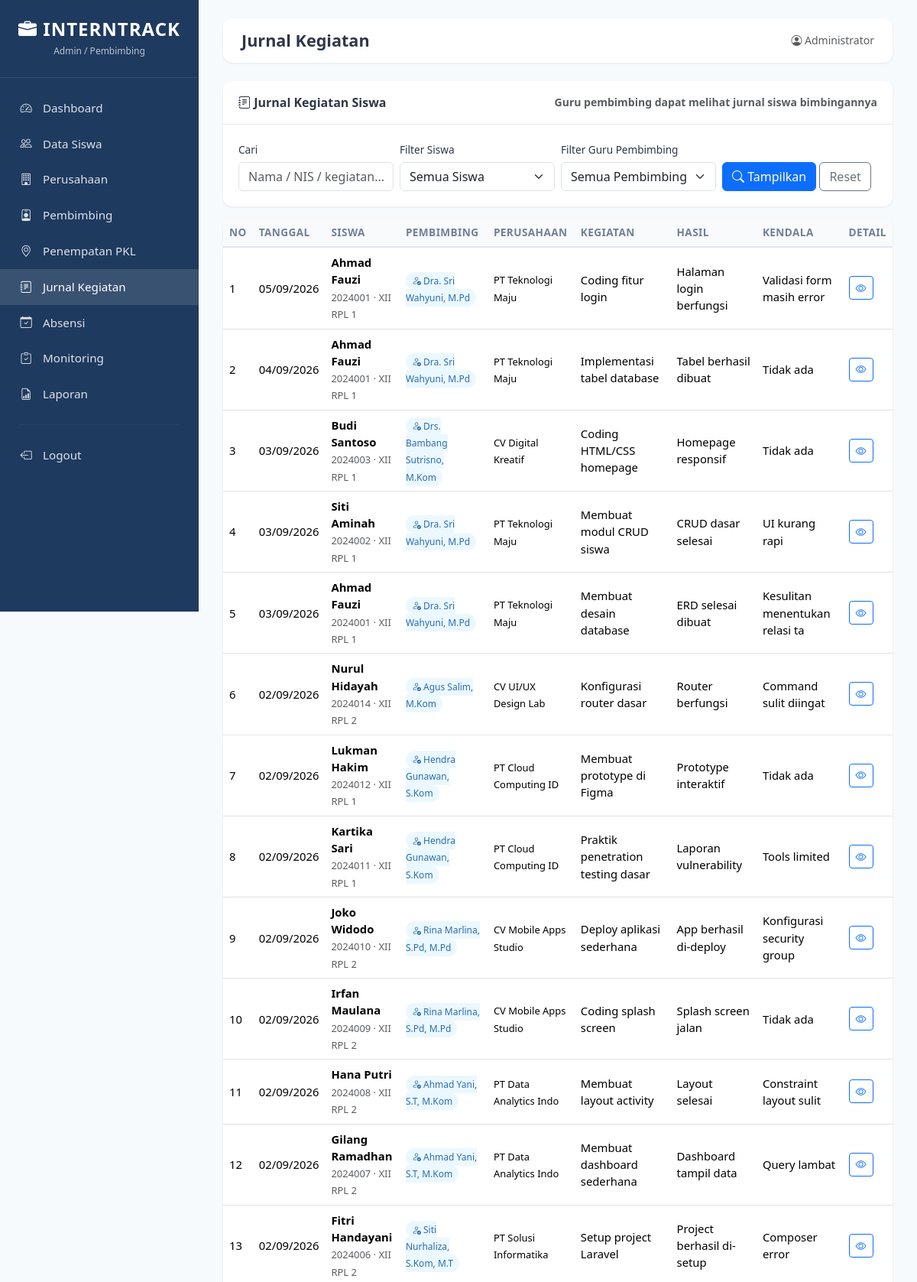
/admin/jurnal.php (signed in, upper part), run on the app's committed database.
### tables this page shows
CREATE TABLE jurnal (
    id INT AUTO_INCREMENT PRIMARY KEY,
    siswa_id INT NOT NULL,
    tanggal DATE NOT NULL,
    kegiatan TEXT NOT NULL,
    hasil TEXT DEFAULT NULL,
    kendala TEXT DEFAULT NULL,
    created_at TIMESTAMP DEFAULT CURRENT_TIMESTAMP,
    FOREIGN KEY (siswa_id) REFERENCES siswa(id) ON DELETE CASCADE
);

CREATE TABLE siswa (
    id INT AUTO_INCREMENT PRIMARY KEY,
    nis VARCHAR(20) NOT NULL UNIQUE,
    nama VARCHAR(100) NOT NULL,
    kelas VARCHAR(20) NOT NULL,
    jurusan VARCHAR(50) NOT NULL,
    no_hp VARCHAR(20) DEFAULT NULL,
    alamat TEXT DEFAULT NULL,
    created_at TIMESTAMP DEFAULT CURRENT_TIMESTAMP
);

CREATE TABLE pembimbing (
    id INT AUTO_INCREMENT PRIMARY KEY,
    nama VARCHAR(100) NOT NULL,
    nip VARCHAR(30) DEFAULT NULL,
    no_hp VARCHAR(20) DEFAULT NULL,
    email VARCHAR(100) DEFAULT NULL,
    created_at TIMESTAMP DEFAULT CURRENT_TIMESTAMP
);

CREATE TABLE perusahaan (
    id INT AUTO_INCREMENT PRIMARY KEY,
    nama_perusahaan VARCHAR(150) NOT NULL,
    alamat TEXT NOT NULL,
    bidang VARCHAR(100) NOT NULL,
    kontak VARCHAR(50) DEFAULT NULL,
    created_at TIMESTAMP DEFAULT CURRENT_TIMESTAMP
);

### config/database.php (called while the page is built, shortened)
<?php
function base_url($path = '') {
    $path = ltrim($path, '/');
    return BASE_URL . ($path ? '/' . $path : '');
}
function sanitize($data) {
    return htmlspecialchars(strip_tags(trim((string)$data)), ENT_QUOTES, 'UTF-8');
}
?>

### admin/jurnal.php (the view, shortened to what this page needs)
<?php
require_once __DIR__ . '/includes/header.php';
$conn = getConnection();
$search = sanitize($_GET['search'] ?? '');
$where = '1=1';
$data = $conn->query("SELECT j.*, s.nama AS siswa, s.nis, s.kelas,
    pb.nama AS pembimbing, pe.status AS status_pkl, p.nama_perusahaan
    FROM jurnal j
    JOIN siswa s ON j.siswa_id = s.id
    LEFT JOIN penempatan pe ON pe.siswa_id = s.id
    LEFT JOIN pembimbing pb ON pe.pembimbing_id = pb.id
    LEFT JOIN perusahaan p ON pe.perusahaan_id = p.id
    WHERE $where
    ORDER BY j.tanggal DESC, j.id DESC
    LIMIT 150");
?>
<div class="card-custom mb-3 jurnal-filter">
    <div class="card-header d-flex justify-content-between align-items-center">
        <span><i class="bi bi-journal-text"></i> Jurnal Kegiatan Siswa</span>
        <small class="text-muted">Guru pembimbing dapat melihat jurnal siswa bimbingannya</small>
    </div>
    <div class="card-body">
        <form method="GET" class="row g-2 align-items-end">
            <div class="col-md-3">
                <label class="form-label">Cari</label>
                <input type="text" name="search" class="form-control" value="<?= htmlspecialchars($search) ?>" placeholder="Nama / NIS / kegiatan...">
            </div>
            <div class="col-md-3">
                <label class="form-label">Filter Siswa</label>
                <select name="siswa" class="form-select">
                    <option value="">Semua Siswa</option>
                </select>
            </div>
            <div class="col-md-3">
                <label class="form-label">Filter Guru Pembimbing</label>
                <select name="pembimbing" class="form-select">
                    <option value="">Semua Pembimbing</option>
                </select>
            </div>
            <div class="col-md-3">
                <button type="submit" class="btn btn-primary"><i class="bi bi-search"></i> Tampilkan</button>
                <a href="<?= base_url('admin/jurnal.php') ?>" class="btn btn-outline-secondary">Reset</a>
            </div>
        </form>
    </div>
</div>
<div class="card-custom">
    <div class="card-body p-0">
        <div class="table-responsive">
            <table class="table table-custom table-hover mb-0">
                <thead>
                    <tr>
                        <th>No</th>
                        <th>Tanggal</th>
                        <th>Siswa</th>
                        <th>Pembimbing</th>
                        <th>Perusahaan</th>
                        <th>Kegiatan</th>
                        <th>Hasil</th>
                        <th>Kendala</th>
                        <th>Detail</th>
                    </tr>
                </thead>
                <tbody>
                <?php $no = 1; while ($r = $data->fetch_assoc()): ?>
                    <tr>
                        <td><?= $no++ ?></td>
                        <td><?= date('d/m/Y', strtotime($r['tanggal'])) ?></td>
                        <td>
                            <strong><?= htmlspecialchars($r['siswa']) ?></strong><br>
                            <small class="text-muted"><?= htmlspecialchars($r['nis']) ?> · <?= htmlspecialchars($r['kelas']) ?></small>
                        </td>
                        <td>
                            <?php if (!empty($r['pembimbing'])): ?>
                                <span class="badge-pembimbing"><i class="bi bi-person-check"></i> <?= htmlspecialchars($r['pembimbing']) ?></span>
                            <?php else: ?>
                                <span class="text-muted small">Belum ditempatkan</span>
                            <?php endif; ?>
                        </td>
                        <td><small><?= htmlspecialchars($r['nama_perusahaan'] ?? '-') ?></small></td>
                        <td><?= htmlspecialchars(mb_substr($r['kegiatan'], 0, 40)) ?><?= mb_strlen($r['kegiatan']) > 40 ? '...' : '' ?></td>
                        <td><?= htmlspecialchars(mb_substr($r['hasil'] ?? '-', 0, 30)) ?></td>
                        <td><?= htmlspecialchars(mb_substr($r['kendala'] ?? '-', 0, 30)) ?></td>
                        <td>
                            <button class="btn btn-sm btn-outline-primary" data-bs-toggle="modal" data-bs-target="#jurnal<?= $r['id'] ?>">
                                <i class="bi bi-eye"></i>
                            </button>
                        </td>
                    </tr>
                <?php endwhile; ?>
                </tbody>
            </table>
        </div>
    </div>
</div>
<?php require_once __DIR__ . '/includes/footer.php'; ?>

### assets/css/style.css (style rules this page uses)
:root { --primary: #1e3a5f; --primary-light: #2c5282; --accent: #3182ce; --success: #38a169; --warning: #d69e2e; --danger: #e53e3e; --bg: #f7fafc; --text: #2d3748; --muted: #718096; }
* { box-sizing: border-box; margin: 0; padding: 0; }
body { font-family: 'Segoe UI', system-ui, sans-serif; background: var(--bg); color: var(--text); min-height: 100vh; }
.card-custom { background: #fff; border-radius: 12px; box-shadow: 0 1px 3px rgba(0,0,0,.08); overflow: hidden; }
.card-custom .card-header { background: #fff; border-bottom: 1px solid #e2e8f0; padding: 1rem 1.25rem; font-weight: 600; }
.card-custom .card-body { padding: 1.25rem; }
.table-custom { margin: 0; }
.table-custom thead th { background: #f8fafc; font-weight: 600; font-size: .85rem; text-transform: uppercase; letter-spacing: .03em; color: var(--muted); border-bottom: 2px solid #e2e8f0; }
.table-custom td { vertical-align: middle; font-size: .925rem; }
.form-label { font-weight: 500; font-size: .9rem; margin-bottom: .35rem; }
.table-custom .btn-sm { white-space: nowrap; }
.table-responsive { overflow-x: auto; }

### admin/jurnal.php (style rules this page uses)
.jurnal-filter .form-label { font-size: 0.85rem; font-weight: 500; }
.badge-pembimbing { background: #ebf8ff; color: #2b6cb0; font-size: 0.75rem; padding: 3px 8px; border-radius: 999px; }

### data on the page
jurnal: tanggal "05/09/2026", siswa.nama "Ahmad Fauzi", siswa.nis "2024001", siswa.kelas "XII RPL 1", pembimbing.nama "Dra. Sri Wahyuni, M.Pd", perusahaan.nama_perusahaan "PT Teknologi Maju", kegiatan "Coding fitur login", hasil "Halaman login berfungsi", kendala "Validasi form masih error"
jurnal: tanggal "04/09/2026", siswa.nama "Ahmad Fauzi", siswa.nis "2024001", siswa.kelas "XII RPL 1", pembimbing.nama "Dra. Sri Wahyuni, M.Pd", perusahaan.nama_perusahaan "PT Teknologi Maju", kegiatan "Implementasi tabel database", hasil "Tabel berhasil dibuat", kendala "Tidak ada"
jurnal: tanggal "03/09/2026", siswa.nama "Budi Santoso", siswa.nis "2024003", siswa.kelas "XII RPL 1", pembimbing.nama "Drs. Bambang Sutrisno, M.Kom", perusahaan.nama_perusahaan "CV Digital Kreatif", kegiatan "Coding HTML/CSS homepage", hasil "Homepage responsif", kendala "Tidak ada"
jurnal: tanggal "03/09/2026", siswa.nama "Siti Aminah", siswa.nis "2024002", siswa.kelas "XII RPL 1", pembimbing.nama "Dra. Sri Wahyuni, M.Pd", perusahaan.nama_perusahaan "PT Teknologi Maju", kegiatan "Membuat modul CRUD siswa", hasil "CRUD dasar selesai", kendala "UI kurang rapi"
jurnal: tanggal "03/09/2026", siswa.nama "Ahmad Fauzi", siswa.nis "2024001", siswa.kelas "XII RPL 1", pembimbing.nama "Dra. Sri Wahyuni, M.Pd", perusahaan.nama_perusahaan "PT Teknologi Maju", kegiatan "Membuat desain database", hasil "ERD selesai dibuat", kendala "Kesulitan menentukan relasi ta"
jurnal: tanggal "02/09/2026", siswa.nama "Nurul Hidayah", siswa.nis "2024014", siswa.kelas "XII RPL 2", pembimbing.nama "Agus Salim, M.Kom", perusahaan.nama_perusahaan "CV UI/UX Design Lab", kegiatan "Konfigurasi router dasar", hasil "Router berfungsi", kendala "Command sulit diingat"
jurnal: tanggal "02/09/2026", siswa.nama "Lukman Hakim", siswa.nis "2024012", siswa.kelas "XII RPL 1", pembimbing.nama "Hendra Gunawan, S.Kom", perusahaan.nama_perusahaan "PT Cloud Computing ID", kegiatan "Membuat prototype di Figma", hasil "Prototype interaktif", kendala "Tidak ada"
jurnal: tanggal "02/09/2026", siswa.nama "Kartika Sari", siswa.nis "2024011", siswa.kelas "XII RPL 1", pembimbing.nama "Hendra Gunawan, S.Kom", perusahaan.nama_perusahaan "PT Cloud Computing ID", kegiatan "Praktik penetration testing dasar", hasil "Laporan vulnerability", kendala "Tools limited"
jurnal: tanggal "02/09/2026", siswa.nama "Joko Widodo", siswa.nis "2024010", siswa.kelas "XII RPL 2", pembimbing.nama "Rina Marlina, S.Pd, M.Pd", perusahaan.nama_perusahaan "CV Mobile Apps Studio", kegiatan "Deploy aplikasi sederhana", hasil "App berhasil di-deploy", kendala "Konfigurasi security group"
jurnal: tanggal "02/09/2026", siswa.nama "Irfan Maulana", siswa.nis "2024009", siswa.kelas "XII RPL 2", pembimbing.nama "Rina Marlina, S.Pd, M.Pd", perusahaan.nama_perusahaan "CV Mobile Apps Studio", kegiatan "Coding splash screen", hasil "Splash screen jalan", kendala "Tidak ada"
jurnal: tanggal "02/09/2026", siswa.nama "Hana Putri", siswa.nis "2024008", siswa.kelas "XII RPL 2", pembimbing.nama "Ahmad Yani, S.T, M.Kom", perusahaan.nama_perusahaan "PT Data Analytics Indo", kegiatan "Membuat layout activity", hasil "Layout selesai", kendala "Constraint layout sulit"
jurnal: tanggal "02/09/2026", siswa.nama "Gilang Ramadhan", siswa.nis "2024007", siswa.kelas "XII RPL 2", pembimbing.nama "Ahmad Yani, S.T, M.Kom", perusahaan.nama_perusahaan "PT Data Analytics Indo", kegiatan "Membuat dashboard sederhana", hasil "Dashboard tampil data", kendala "Query lambat"
jurnal: tanggal "02/09/2026", siswa.nama "Fitri Handayani", siswa.nis "2024006", siswa.kelas "XII RPL 2", pembimbing.nama "Siti Nurhaliza, S.Kom, M.T", perusahaan.nama_perusahaan "PT Solusi Informatika", kegiatan "Setup project Laravel", hasil "Project berhasil di-setup", kendala "Composer error"

### other printed values
$page_title "Jurnal Kegiatan"
$user['nama'] "Administrator"
